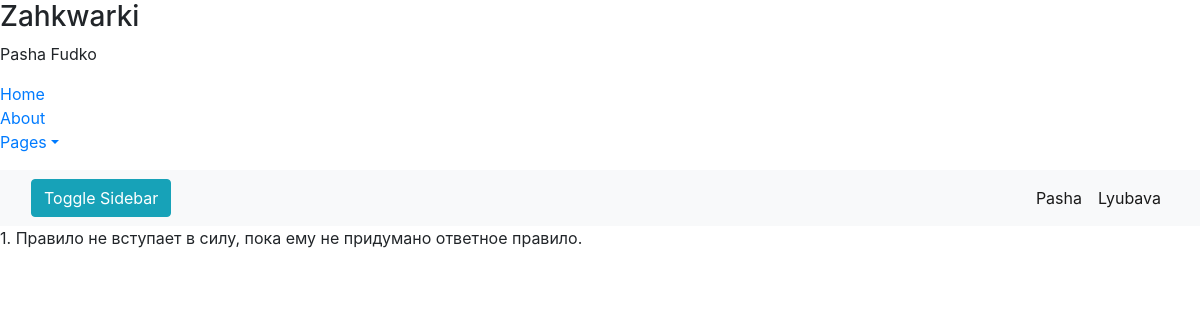
The app's page /codex/ with its own data.
### blog/models.py (models this page shows)
class CodexPost(models.Model):
    id = models.AutoField(primary_key=True)
    text = models.TextField()
    created_date = models.DateTimeField(default=timezone.now)
    published_date = models.DateTimeField(blank=True, null=True)

### blog/views.py (the view)
# urls.py: path('codex/', views.codex, name='codex'),
def codex(request):
    posts = CodexPost.objects.all()
    users = User.objects.exclude(username='admin')
    return render(request, 'blog/codex.html', {'posts': posts, 'users': users})

### blog/templates/blog/codex.html (shortened to what this page needs)
{% extends 'blog/post_list.html'%}
{% block content %}
    {% for post in posts %}
        <p>{{ post.id }}. {{ post.text }}</p>
    {% endfor %}
{% endblock %}

### blog/templates/blog/post_list.html (shortened to what this page needs)
<html>
  <head>
    <link rel="stylesheet" href="https://stackpath.bootstrapcdn.com/bootstrap/4.2.1/css/bootstrap.min.css">
    {% load static %}
    <link rel="stylesheet" type="text/css" href="{% static 'css/style.scss' %}">
  </head>
  <body>
    <div class="wrapper" id="app">
        {% block sidebar %}
            <nav id="sidebar">
                <div class="sidebar-header">
                    <h3>Zahkwarki</h3>
                </div>
                <ul class="list-unstyled components">
                    <p>Pasha Fudko</p>
                    <li class="">
                        <a href="{% url 'post_list' %}">Home</a>
                    </li>
                    <li>
                        <a href="{% url 'about' %}">About</a>
                    </li>
                    <li>
                        <a href="#pageSubmenu" data-toggle="collapse" aria-expanded="false" class="dropdown-toggle">Pages</a>
                    </li>
                </ul>
            </nav>
        {% endblock %}
        <div id="content">
            {% block header %}
                <nav class="navbar navbar-expand-lg navbar-light bg-light">
                    <div class="container-fluid">
                        <button type="button" id="sidebarCollapse" class="btn btn-info">
                            <span>Toggle Sidebar</span>
                        </button>
                        <div class="collapse navbar-collapse" id="navbarSupportedContent">
                            <ul class="nav navbar-nav ml-auto">
                                {% for user in users %}
                                    <li class="nav-item active">
                                        <a class="nav-link" href="{% url 'user_list' user.id %}">{{ user.username }}</a>
                                    </li>
                                {% endfor %}
                            </ul>
                        </div>
                    </div>
                </nav>
            {% endblock %}
            {% block content %}{% endblock %}
        </div>
    </div>
  </body>
</html>

### records on screen
CodexPost: id "1", text "Правило не вступает в силу, пока ему не придумано ответное правило."

### other values on screen
{{ user.username }} "Pasha"
{{ user.username }} "Lyubava"
